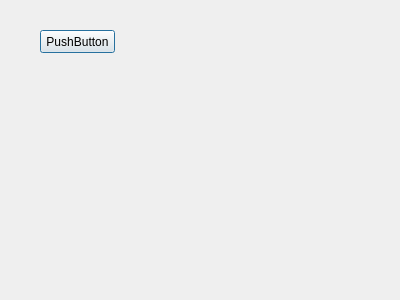
<?xml version="1.0" encoding="UTF-8"?>
<ui version="4.0">
 <class>Dialog</class>
 <widget class="QDialog" name="Dialog">
  <property name="geometry">
   <rect>
    <x>0</x>
    <y>0</y>
    <width>400</width>
    <height>300</height>
   </rect>
  </property>
  <property name="windowTitle">
   <string>Dialog</string>
  </property>
  <widget class="QPushButton" name="pushButton">
   <property name="geometry">
    <rect>
     <x>40</x>
     <y>30</y>
     <width>75</width>
     <height>23</height>
    </rect>
   </property>
   <property name="text">
    <string>PushButton</string>
   </property>
  </widget>
 </widget>
 <resources/>
 <connections/>
</ui>
